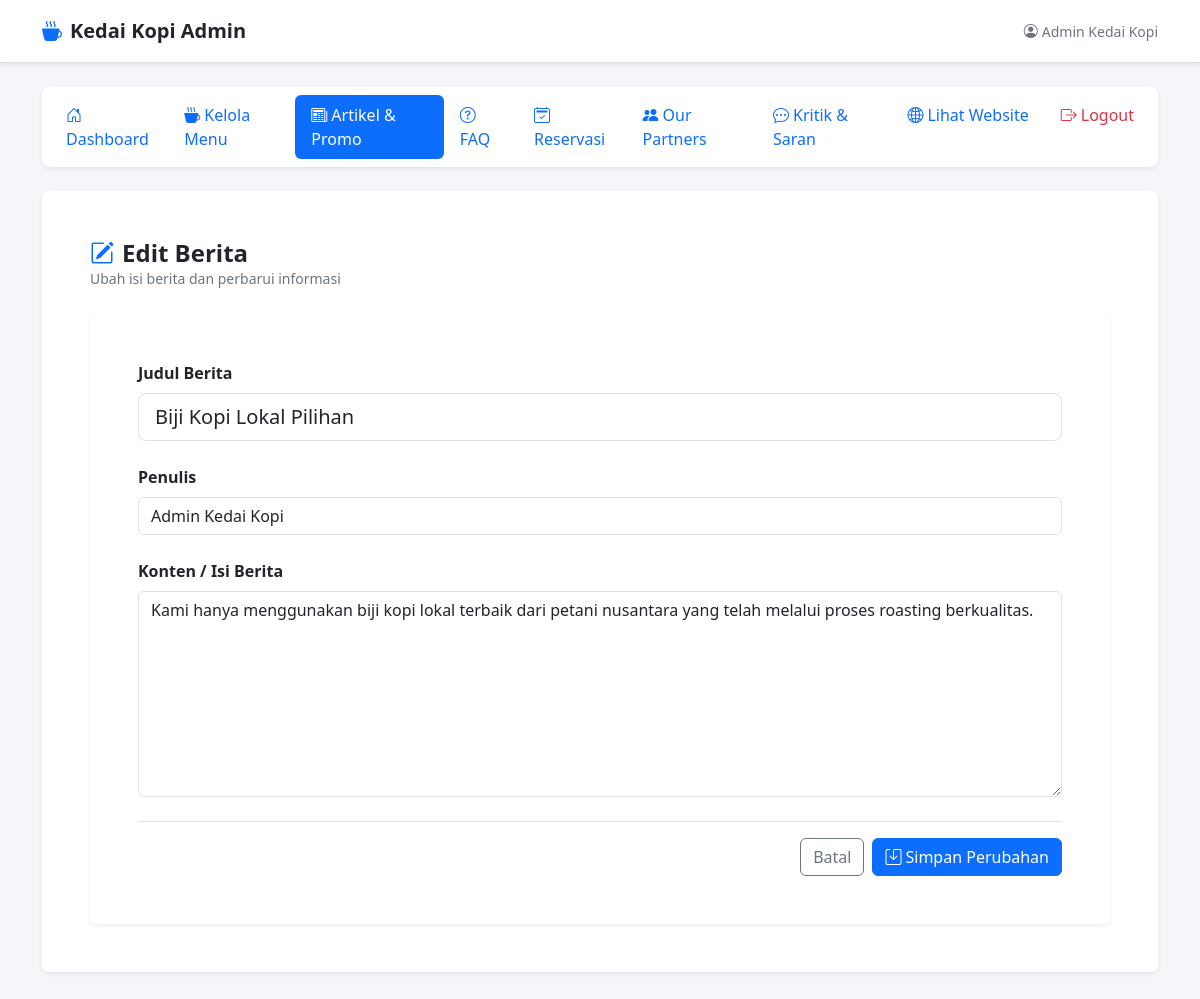
Page /dist/login/dashboard.php?page=berita_edit&id=3 (signed in) on the committed database.
### tables this page shows
CREATE TABLE `berita` (
  `id` int(11) NOT NULL,
  `judul` varchar(255) NOT NULL,
  `konten` text NOT NULL,
  `penulis` varchar(100) NOT NULL,
  `tanggal_dibuat` datetime DEFAULT current_timestamp(),
  `tanggal_diperbarui` datetime DEFAULT current_timestamp() ON UPDATE current_timestamp()
);

### dist/login/berita/edit.php (the view, shortened to what this page needs)
<?php
$id = isset($_GET['id']) ? (int) $_GET['id'] : 0;
$berita = null;
$stmt = $conn->prepare("SELECT * FROM `berita` WHERE `id` = ? LIMIT 1");
if ($stmt) {
    $stmt->bind_param('i', $id);
    $stmt->execute();
    $result = $stmt->get_result();
    $berita = $result ? $result->fetch_assoc() : null;
} else {
    $errorMessage = 'Gagal memproses data: ' . $conn->error;
}
?>
<div class="mb-4">
    <h2 class="h4 mb-0 fw-bold text-dark"><i class="bi bi-pencil-square me-2 text-primary"></i>Edit Berita</h2>
    <p class="text-secondary small mb-0">Ubah isi berita dan perbarui informasi</p>
</div>
<?php if ($berita): ?>
    <div class="card border-0 shadow-sm bg-white">
        <div class="card-body p-4 p-md-5">
            <form action="dashboard.php?page=berita_edit&id=<?= $id ?>" method="post">
                <div class="mb-4">
                    <label for="judul" class="form-label fw-bold">Judul Berita</label>
                    <input
                        type="text"
                        class="form-control form-control-lg"
                        id="judul"
                        name="judul"
                        placeholder="Masukkan judul berita..."
                        value="<?= isset($_POST['judul']) ? htmlspecialchars((string)$_POST['judul']) : htmlspecialchars($berita['judul']) ?>"
                        required
                    />
                </div>
                <div class="mb-4">
                    <label for="penulis" class="form-label fw-bold">Penulis</label>
                    <input
                        type="text"
                        class="form-control"
                        id="penulis"
                        name="penulis"
                        placeholder="Nama penulis..."
                        value="<?= isset($_POST['penulis']) ? htmlspecialchars((string)$_POST['penulis']) : htmlspecialchars($berita['penulis']) ?>"
                        required
                    />
                </div>
                <div class="mb-4">
                    <label for="konten" class="form-label fw-bold">Konten / Isi Berita</label>
                    <textarea
                        class="form-control"
                        id="konten"
                        name="konten"
                        rows="8"
                        placeholder="Tuliskan isi berita secara lengkap..."
                        required
                    ><?= isset($_POST['konten']) ? htmlspecialchars((string)$_POST['konten']) : htmlspecialchars($berita['konten']) ?></textarea>
                </div>
                <div class="d-flex gap-2 justify-content-end pt-3 border-top">
                    <a href="dashboard.php?page=berita" class="btn btn-outline-secondary">Batal</a>
                    <button type="submit" class="btn btn-primary">
                        <i class="bi bi-save me-1"></i>Simpan Perubahan
                    </button>
                </div>
            </form>
        </div>
    </div>
<?php endif; ?>

### dist/login/dashboard.php (style rules this page uses)
body { background-color: #f4f6f9; }

### rows in the picture
berita: judul "Biji Kopi Lokal Pilihan", penulis "Admin Kedai Kopi", konten "Kami hanya menggunakan biji kopi lokal terbaik dari petani nusantara yang telah melalui proses roasting berkualitas."

### other values in the picture
$userName "Admin Kedai Kopi"
